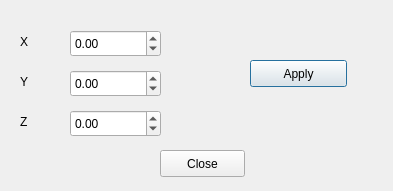
<?xml version="1.0" encoding="UTF-8"?>
<ui version="4.0">
 <class>EditOffsetModel</class>
 <widget class="QDialog" name="EditOffsetModel">
  <property name="geometry">
   <rect>
    <x>0</x>
    <y>0</y>
    <width>393</width>
    <height>191</height>
   </rect>
  </property>
  <property name="windowTitle">
   <string>Edit Offset Model</string>
  </property>
  <widget class="QPushButton" name="valid_btn">
   <property name="geometry">
    <rect>
     <x>160</x>
     <y>150</y>
     <width>85</width>
     <height>27</height>
    </rect>
   </property>
   <property name="text">
    <string>Close</string>
   </property>
  </widget>
  <widget class="QDoubleSpinBox" name="spinbox_x">
   <property name="geometry">
    <rect>
     <x>70</x>
     <y>30</y>
     <width>91</width>
     <height>27</height>
    </rect>
   </property>
   <property name="minimum">
    <double>-999.990000000000009</double>
   </property>
  </widget>
  <widget class="QLabel" name="label_x">
   <property name="geometry">
    <rect>
     <x>20</x>
     <y>33</y>
     <width>67</width>
     <height>17</height>
    </rect>
   </property>
   <property name="layoutDirection">
    <enum>Qt::LeftToRight</enum>
   </property>
   <property name="text">
    <string>X</string>
   </property>
  </widget>
  <widget class="QLabel" name="label_y">
   <property name="geometry">
    <rect>
     <x>20</x>
     <y>73</y>
     <width>67</width>
     <height>17</height>
    </rect>
   </property>
   <property name="layoutDirection">
    <enum>Qt::LeftToRight</enum>
   </property>
   <property name="text">
    <string>Y</string>
   </property>
  </widget>
  <widget class="QDoubleSpinBox" name="spinbox_y">
   <property name="geometry">
    <rect>
     <x>70</x>
     <y>70</y>
     <width>91</width>
     <height>27</height>
    </rect>
   </property>
   <property name="minimum">
    <double>-999.990000000000009</double>
   </property>
   <property name="maximum">
    <double>999.990000000000009</double>
   </property>
  </widget>
  <widget class="QLabel" name="label_z">
   <property name="geometry">
    <rect>
     <x>20</x>
     <y>113</y>
     <width>67</width>
     <height>17</height>
    </rect>
   </property>
   <property name="layoutDirection">
    <enum>Qt::LeftToRight</enum>
   </property>
   <property name="text">
    <string>Z</string>
   </property>
  </widget>
  <widget class="QDoubleSpinBox" name="spinbox_z">
   <property name="geometry">
    <rect>
     <x>70</x>
     <y>110</y>
     <width>91</width>
     <height>27</height>
    </rect>
   </property>
   <property name="minimum">
    <double>-999.990000000000009</double>
   </property>
   <property name="maximum">
    <double>999.990000000000009</double>
   </property>
  </widget>
  <widget class="QPushButton" name="apply_btn">
   <property name="geometry">
    <rect>
     <x>250</x>
     <y>60</y>
     <width>97</width>
     <height>27</height>
    </rect>
   </property>
   <property name="text">
    <string>Apply</string>
   </property>
   <property name="default">
    <bool>true</bool>
   </property>
  </widget>
 </widget>
 <resources/>
 <connections/>
</ui>
